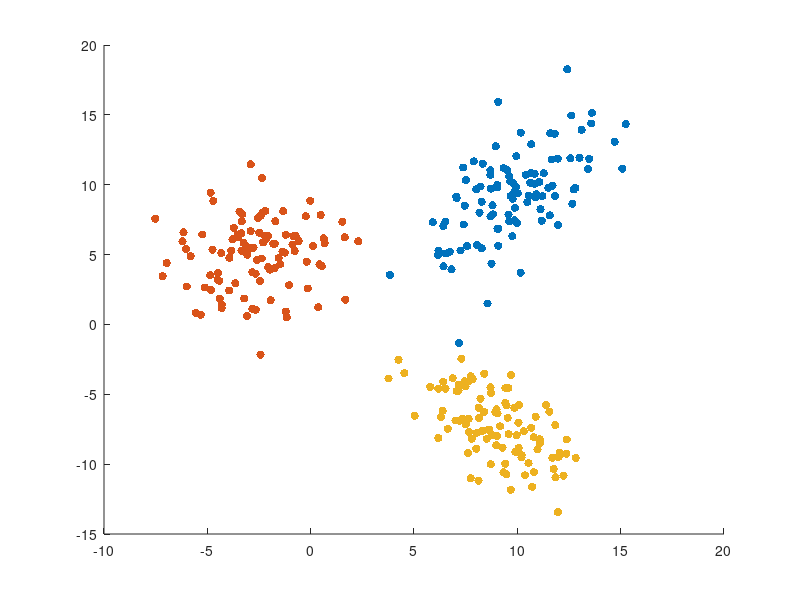

Here is the MATLAB script that generated this plot: (Note: this script raises an error after producing the figure.)
%very useful: http://stackoverflow.com/questions/18904308/given-a-covarince-matrix-generate-a-gaussian-random-variable-in-matlab

num = 100;

% parameters of first gaussian
mean_1 = [10 10];
cov_1  = [5 4; 4 9];
% generate points
gausspoints_1 = mvnrnd(mean_1, cov_1, num);

% parameters of second gaussian
mean_2 = [-3 5];
cov_2 = [5 0; 0 5];
% generate points
gausspoints_2 = mvnrnd(mean_2, cov_2, num);

% parameters of third gaussian
mean_3 = [9 -7];
cov_3 = [5 -3; -3 5];
% generate points
gausspoints_3 = mvnrnd(mean_3, cov_3, num);

scatter(gausspoints_1(:,1), gausspoints_1(:,2), 'filled'), hold on
scatter(gausspoints_2(:,1), gausspoints_2(:,2), 'filled'), hold on
scatter(gausspoints_3(:,1), gausspoints_3(:,2), 'filled'), hold on

ezcontour(@(x,y) mvnpdf([x y], mean_1, cov_1), xlim(), ylim())
ezcontour(@(x,y) mvnpdf([x y], mean_2, cov_2), xlim(), ylim())
ezcontour(@(x,y) mvnpdf([x y], mean_3, cov_3), xlim(), ylim())
title('X~N(\mu,\sigma)')
xlabel('X_1'), ylabel('X_2')

points = [gausspoints_1; gausspoints_2; gausspoints_3];
n_gaussians = 3;
[means, covariances] = mixtures_of_gaussians(points, n_gaussians);





